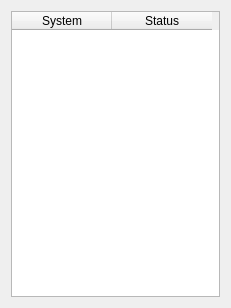
<ui version="4.0" >
 <class>StatusWindow</class>
 <widget class="QWidget" name="StatusWindow" >
  <property name="geometry" >
   <rect>
    <x>0</x>
    <y>0</y>
    <width>231</width>
    <height>308</height>
   </rect>
  </property>
  <property name="windowTitle" >
   <string>Plane status</string>
  </property>
  <layout class="QVBoxLayout" >
   <item>
    <widget class="QTableWidget" name="table" >
     <column>
      <property name="text" >
       <string>System</string>
      </property>
     </column>
     <column>
      <property name="text" >
       <string>Status</string>
      </property>
     </column>
    </widget>
   </item>
  </layout>
 </widget>
 <resources/>
 <connections/>
</ui>
